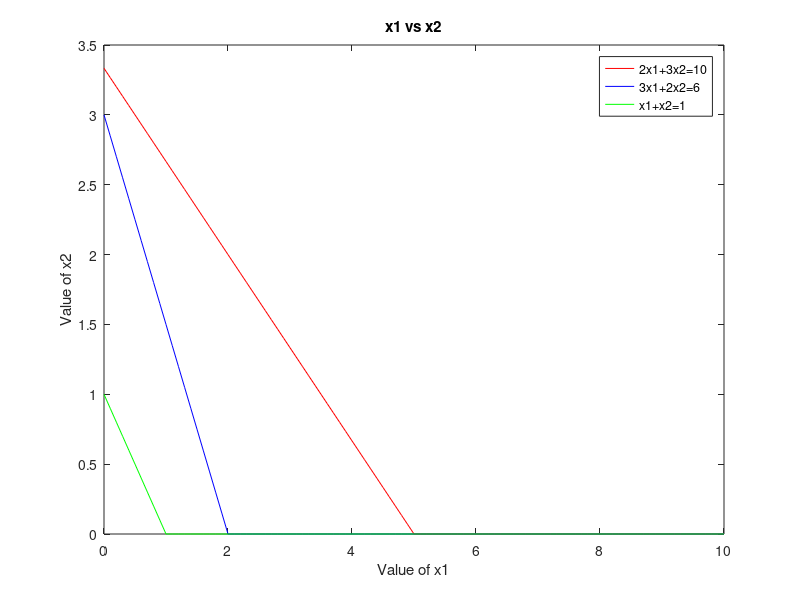

Recreate this plot in MATLAB.
clc

%2x1+3x2=10
%3x1+2x2=6
%x1+x2=1

A= [2 3; 3 2; 1 1];
B= [10;6;1];
x1 = 0:0.1:max (B);
x12=(B(1) -A(1, 1) *x1)/A(1,2);
x22= (B(2) -A (2, 1) *x1) /A (2, 2);
x32= (B(3) -A (3, 1) *x1) /A (3, 2);

x12=max(0,x12);
x22=max(0,x22);
x32=max(0,x32);
plot(x1,x12,'r',x1,x22,'b',x1,x32,'g');
hold;
title("x1 vs x2");
xlabel("Value of x1");
ylabel("Value of x2");
legend('2x1+3x2=10','3x1+2x2=6','x1+x2=1');